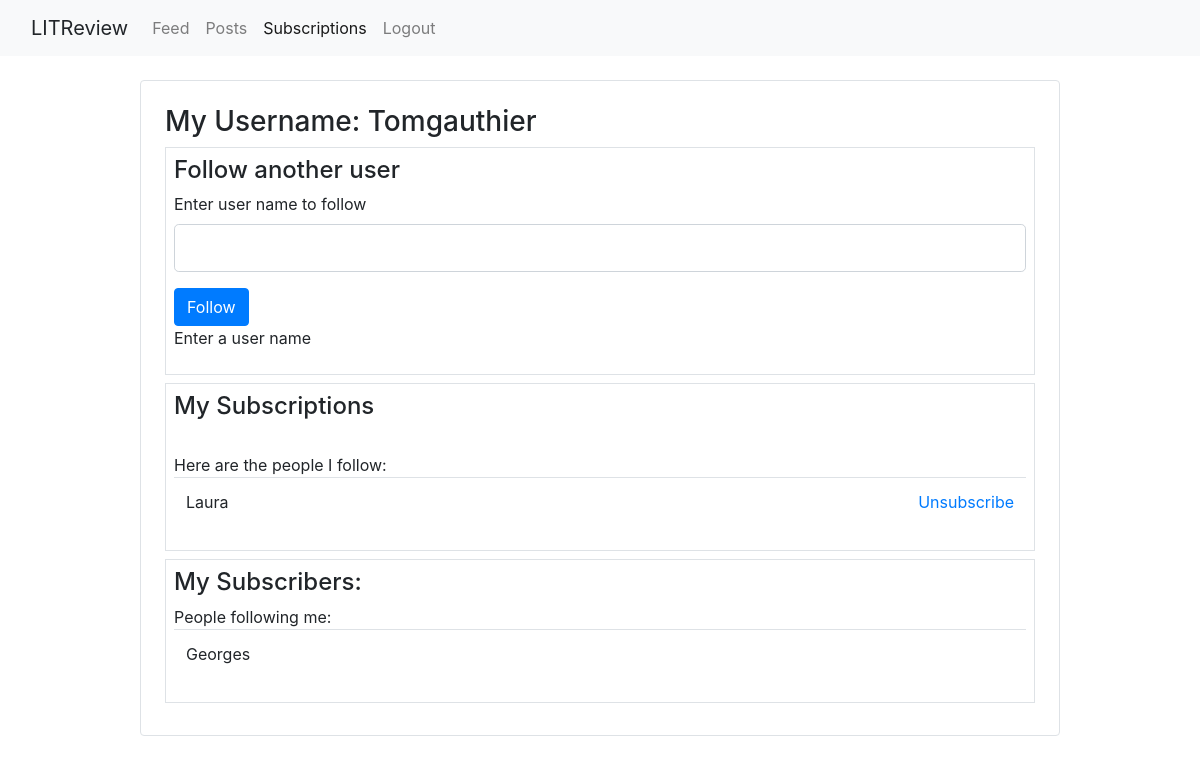
The app's page /my_followers (signed in), older data.
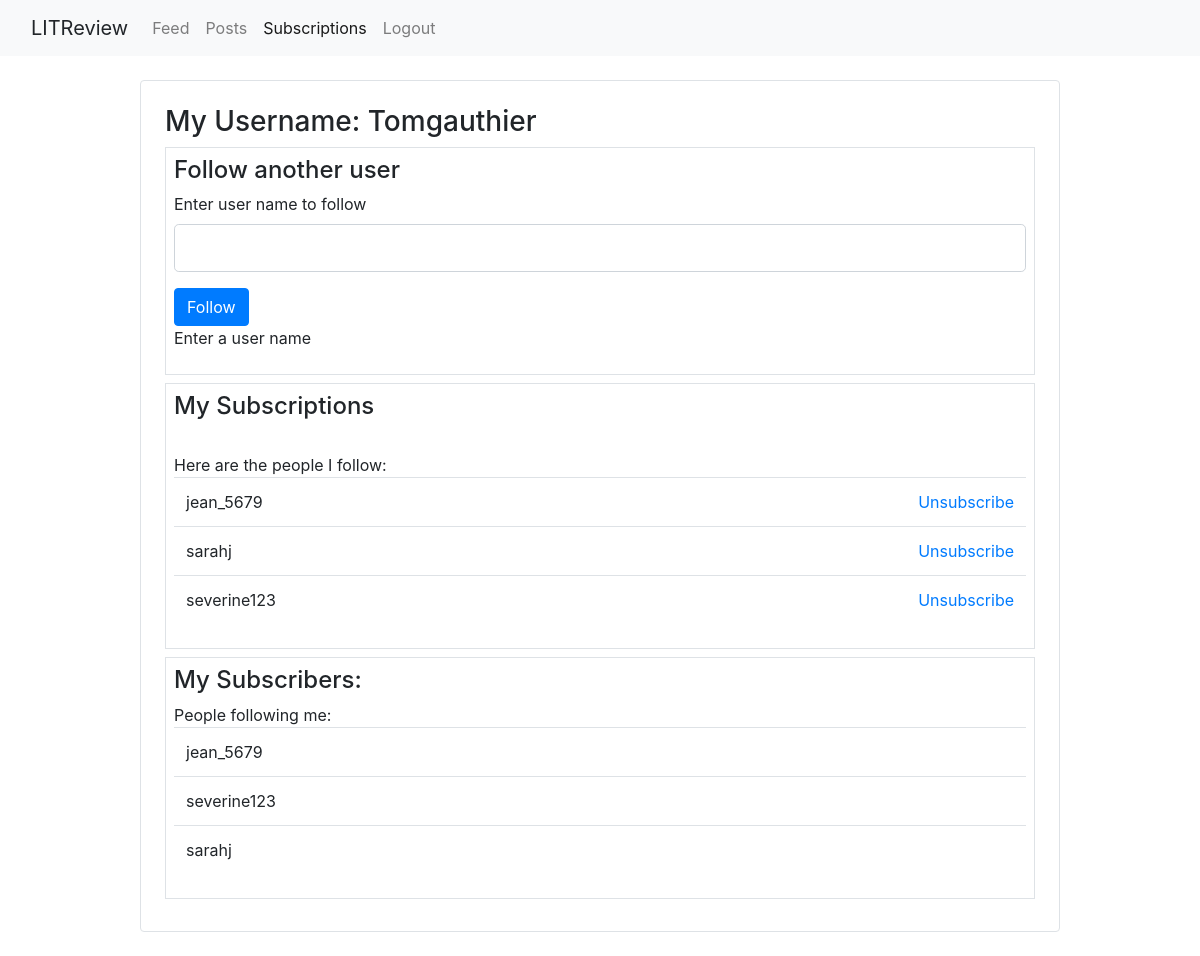
The same page, newer data.
### webapp/models.py (models this page shows)
class UserFollows(models.Model):
    user = models.ForeignKey(
        to=settings.AUTH_USER_MODEL, on_delete=models.CASCADE,
        related_name='following')
    followed_user = models.ForeignKey(
        to=settings.AUTH_USER_MODEL, on_delete=models.CASCADE,
        related_name='followed_by')
    class Meta:
        constraints = [
            models.UniqueConstraint(
                fields=['user', 'followed_user'], name='unique_user_follower')
        ]

### webapp/views.py (the view, shortened to what this page needs)
# urls.py: path('my_followers', views.followers, name='my_followers'),
@login_required
def followers(request):
    nbar = 'my_followers'
    user = request.user
    subscribers = UserFollows.objects.filter(followed_user=user.id)
    subscriptions = UserFollows.objects.filter(user=user.id)
    user_follow_instance = UserFollows()
    found_user = ""
    if request.method == "GET":
        form = UserFollowForm()
        already_followed = [
            pair.followed_user.id for pair in UserFollows.objects.filter(user=user)]
        options = User.objects.all().exclude(id__in=already_followed).exclude(id=user.id)
        result_list = list(chain(options, already_followed))
        form.fields['followed_user'].queryset = options
        return render(request, 'my_followers.html', locals())

### webapp/forms.py
class UserFollowForm(ModelForm):
    class Meta:
        model = UserFollows
        fields = ['followed_user']

### webapp/templates/my_followers.html (shortened to what this page needs)
{% extends "main.html" %}
{% block content %}
<div class="container">
  <div class="row">
    <div class="col-1">
    </div>
    <div class="col-10">
      <div class="container p-4 my-4 border rounded">
        <h3>My Username: {{user}}</h3>
        <div class="container p-2 my-2 border">
          <h4>Follow another user</h4>
          <form method="post" action="{% url 'my_followers' %}" enctype="multipart/form-data">
            <div class="form-group">
                <label for="searched" class="form-label">Enter user name to follow</label>
                <input class="form-control form-control-lg" type="text" name="searched" value={{searched}}>
            </div>
             <button type="submit" class="btn btn-primary">Follow</button>
          </form>
          {% if error_message %}
              <span class="text-danger"> {{error_message}}</span>
          {% elif searched and found_user %}
              <p>you're now following {{found_user}}!</p>
          {% elif searched and not found_user %}
              <span class="text-danger"> No user found with this name!</span>
          {% else %}
              <p>Enter a user name</p>
          {% endif %}
        </div>
        <div class="container p-2 my-2 border">
          <h4>My Subscriptions</h4>
          <br>
          {% if subscriptions %}
          <span>Here are the people I follow:</span>
          <table class="table">
            <tbody>
              {% for subscription in subscriptions  %}
              <tr>
                <td>{{subscription.followed_user}}</td>
                <td class="text-right">
                <a href="{% url 'delete_user_follow' user_follow_id=subscription.id %}">Unsubscribe</a>
                </td>
              </tr>
          {% endfor %}
            </tbody>
          </table>
          {% else %}
          <span class="text-danger"> No subscriber to show!</span>
          {% endif %}
        </div>
        <div class="container p-2 my-2 border">
          <h4>My Subscribers: </h4>
            {% if subscribers %}
            <span>People following me:</span>
             <table class="table">
                <tbody>
            {% for subscriber in subscribers  %}
            <tr>
              <td>{{subscriber.user}}</td>
            </tr>
            {% endfor %}
            </tbody>
          </table>
            {% else %}
            <span class="text-danger"> No Follower to show!</span>
            {% endif %}
        </div>
      </div>
    </div>
    <div class="col-1">
    </div>
  </div>
</div>
{% endblock content %}

Row changes from the older to the newer data that the page shows:
removed UserFollows: followed_user "Laura", shown under "My Subscriptions"
removed UserFollows: user "Georges", shown under "My Subscribers:"
added UserFollows: followed_user "jean_5679", shown under "My Subscriptions"
added UserFollows: followed_user "sarahj", shown under "My Subscriptions"
added UserFollows: followed_user "severine123", shown under "My Subscriptions"
added UserFollows: user "jean_5679", shown under "My Subscribers:"
added UserFollows: user "severine123", shown under "My Subscribers:"
added UserFollows: user "sarahj", shown under "My Subscribers:"
